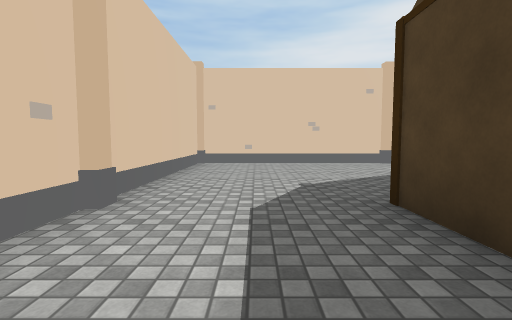
View 1 (above)

24 first-person views from a walk through a scene from a Unity 3-D project. The camera is 1.2 m above the floor, tilts 4° down and sees 85° across. The floor is counted in squares, 2 m on a side. Each view is taken from the middle of a square. On the plan, view 1 faces up. The plan holds only what a view shows up to about 9 squares ahead; the rest is blank. The place goes on beyond the plan. Some surface patterns are stand-ins.

View 2
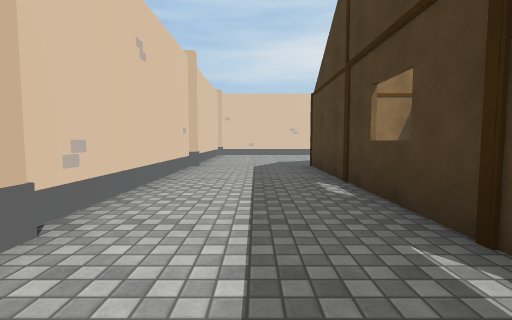

View 3
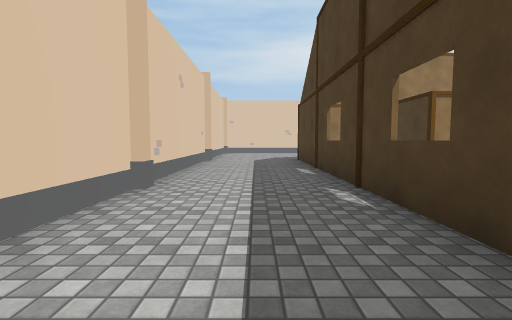

View 4
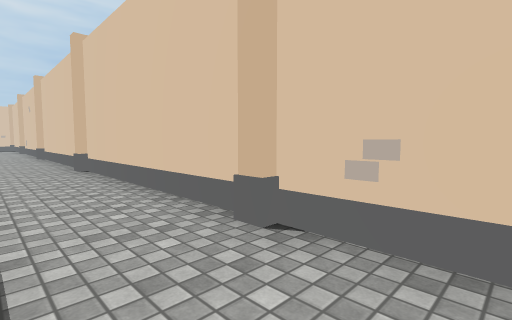

View 5
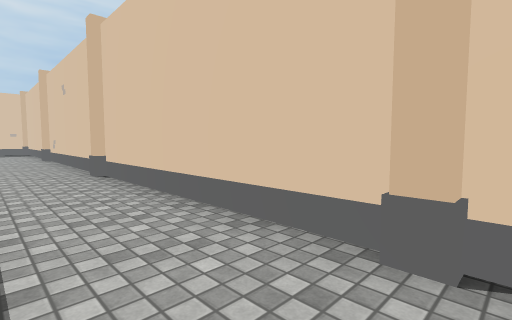

View 6
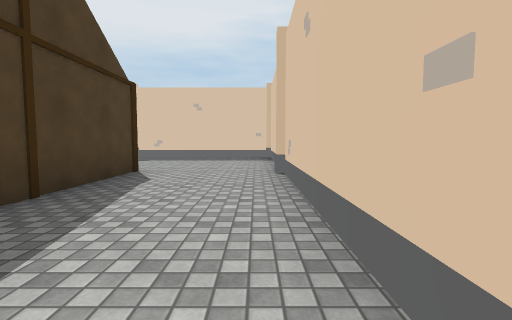

View 7
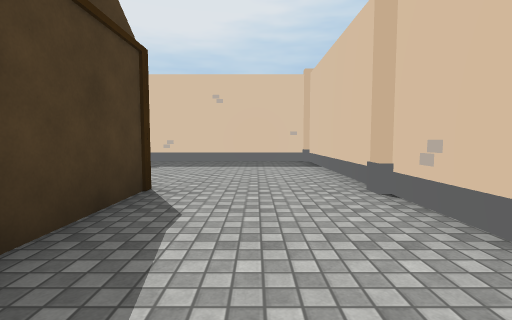

View 8
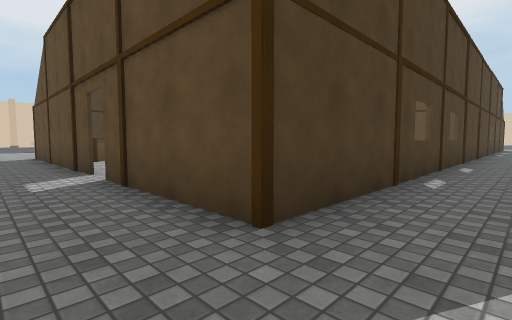

View 9
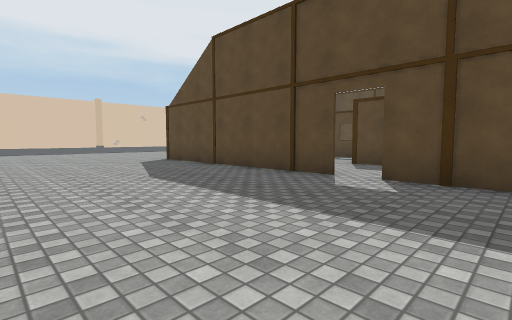

View 10
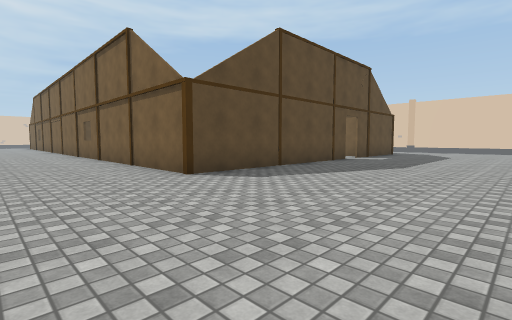

View 11
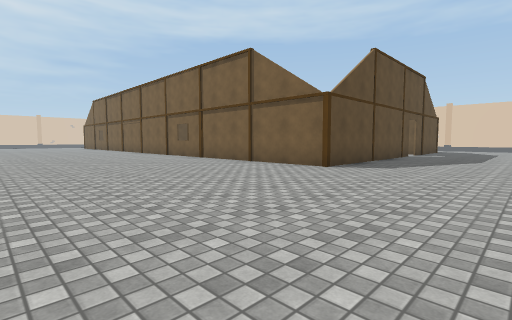

View 12
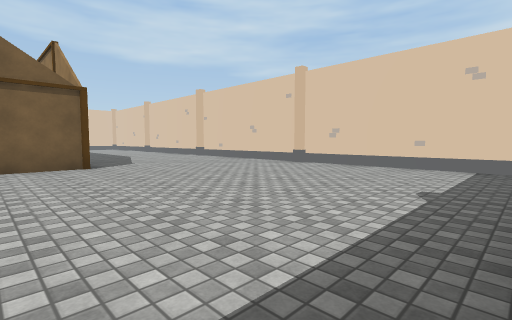

View 13
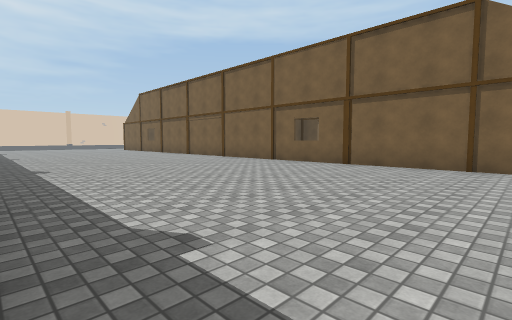

View 14
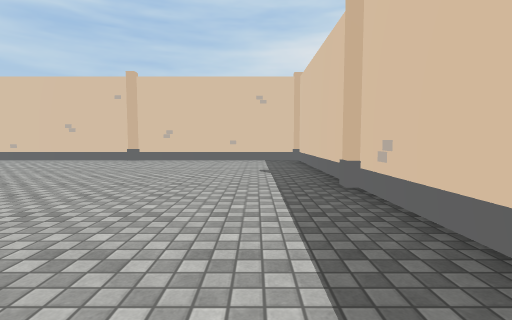

View 15
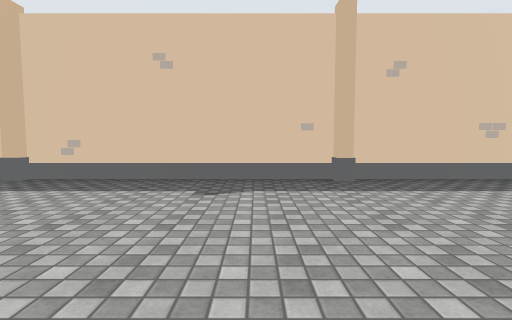

View 16
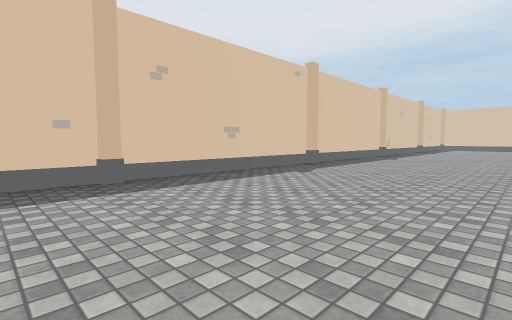

View 17
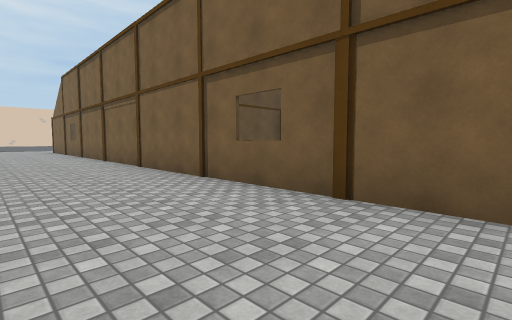

View 18
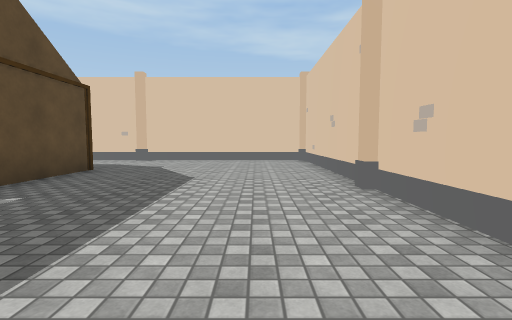

View 19
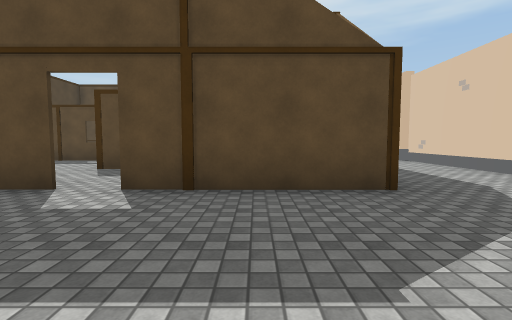

View 20
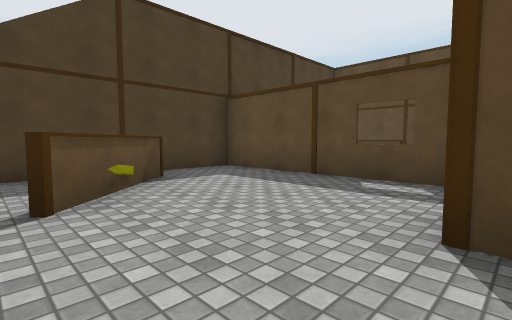

View 21
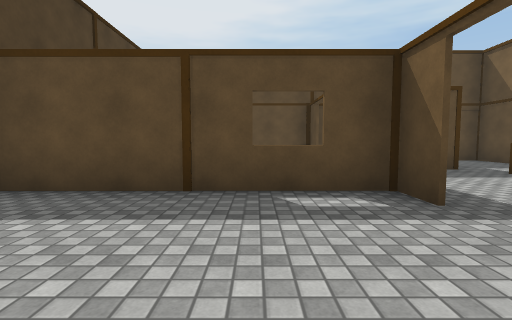

View 22
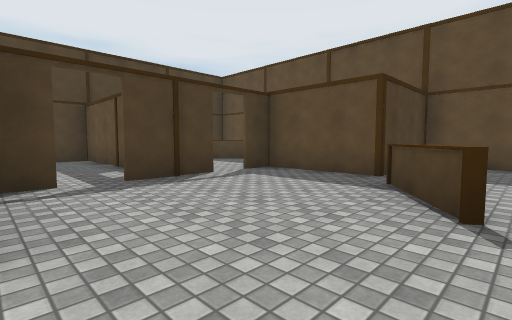

View 23
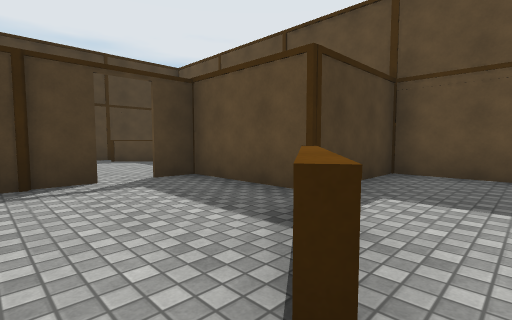

View 24
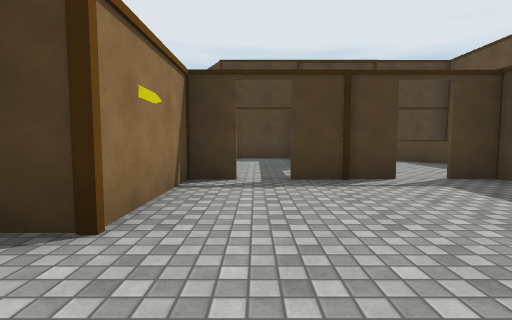

### Floor plan
Points are (right, up) in squares from view 1. A wall is a line through its corners. A room is listed if a view was taken in it or the views show most of it. See-through windows are left out.
Room 1 (views 1, 2, 3, 4, 5, 6, 7, 22, 23, 24)
walls: (1.5, -7.3) (2.5, -7.3); (1.3, -6.4) (1.3, -3.4); (3.8, -6.5) (3.8, -5.4); (4.4, -4.8) (6.3, -4.8) (6.3, -4); (-1.5, -2.4) (-1.5, -15.5); (1.3, -1.6) (1.3, 0.6); (6.3, -3.2) (6.3, -2.3); (-1.5, -0.6) (-1.5, -1.6); (3.8, 0.4) (3.8, 1.5); (5.5, 0) (4.4, 0); (1.3, -16.5) (1.3, -15.4); (3.5, 2.4) (2.8, 2.4); (-1.5, -17.4) (-1.5, -18.6)
ways out: opening at (-0.5, 0.5) to room 2; opening at (-0.3, -18) to room 2; opening at (6, -1.5) to room 2
objects: other object (-2, -17); other object (-2, -16); other object (1, -7); other object (1, -5); brown beam (1, -3); brown beam (1, -2); brown beam (1, 0); brown beam (3, -4) to (3, -3); brown beam (4, -5); brown beam (4, 0)
Room 2 (views 8, 9, 10, 11, 12, 13, 14, 15, 16, 17, 18, 19, 20, 21)
walls: (11.3, -7.5) (11.3, -11.1); (11.3, -1.5) (11.3, 1.9); (6.3, -2.3) (10.5, -2.3); (10.5, -0.2) (8.7, 1.7); (18.3, -7.2) (18.3, -2.5); (18.3, -9.5) (18.3, -7.8); (18.3, -1.5) (18.3, 2.6); (11.3, 2.6) (11.3, -6.5); (6.4, 2.6) (10.6, 2.6); (18.3, 2.9) (18.3, 7.5) (9.1, 7.5); (1.3, 0.6) (1.3, 2.6) (4.4, 2.6); (3.6, 7.5) (-1.5, 7.5) (-1.5, -0.6); (-1.5, -18.6) (-1.5, -22.2) (2.5, -22.2)
ways out: opening at (-0.5, 0.5) to room 1; opening at (-0.3, -18) to room 1; opening at (6, -1.5) to room 1
objects: brown beam (1, -17); brown beam (1, -15); brown beam (1, 3); brown beam (4, 3); other object (4, 8); other object (5, 8); brown beam (6, -2); brown beam (6, 0); other object (6, 3); brown beam (9, -2); other object (9, 3); other object (11, -10); brown beam (11, -7); brown beam (11, -5); brown beam (11, -2); brown beam (11, 0); brown beam (11, 3); other object (18, -2); other object (18, 2)

Where each view was taken, in squares from view 1:
view 1: 0 up, 0 right, facing up
view 2: 4 down, 0 right, facing up
view 3: 6 down, 0 right, facing up
view 4: 1 down, 0 right, facing down-left
view 5: 7 down, 0 right, facing down-left
view 6: 12 down, 1 left, facing down
view 7: 14 down, 0 right, facing down
view 8: 4 up, 0 right, facing down-right
view 9: 7 up, 3 right, facing down-right
view 10: 7 up, 14 right, facing down-left
view 11: 6 up, 17 right, facing down-left
view 12: 1 up, 18 right, facing up-left
view 13: 1 up, 18 right, facing down-left
view 14: 1 down, 17 right, facing up
view 15: 1 down, 14 right, facing right
view 16: 1 down, 14 right, facing down-right
view 17: 1 down, 14 right, facing down-left
view 18: 6 up, 7 right, facing left
view 19: 6 up, 3 right, facing down
view 20: 2 up, 6 right, facing down-right
view 21: 1 up, 8 right, facing down
view 22: 0 up, 2 right, facing down-right
view 23: 2 down, 2 right, facing down-right
view 24: 1 down, 2 right, facing right
